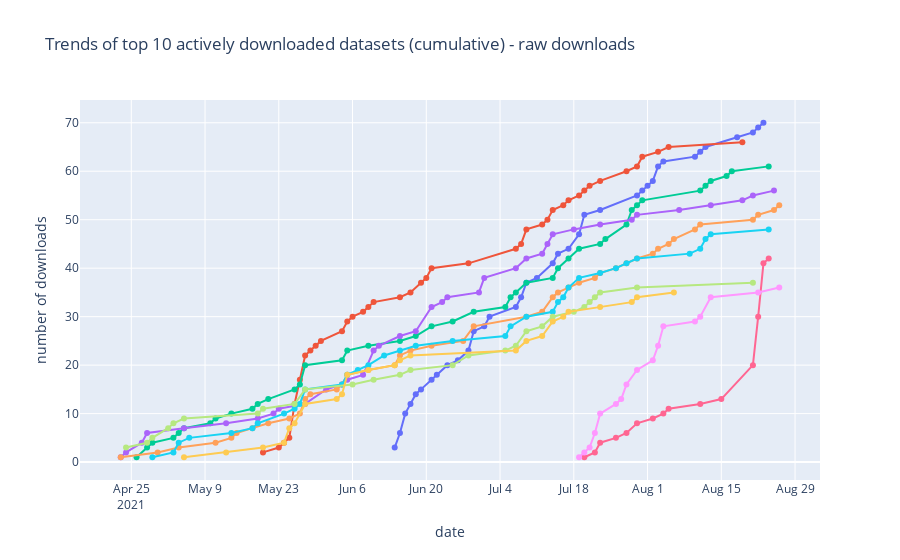

Here is the notebook cell this chart was saved with:
### Markdown cell above
##### Actively downloaded

### Code cell
top10_raw = top_ds_raw[0:10]
active_raw_ids = top10_raw['dataset_id'].tolist()
active_raw_names = top10_raw['dataset_name'].tolist()

dataset_download_trends(active_raw_ids, active_raw_names, 'Trends of top 10 actively downloaded datasets (cumulative) - raw downloads')
